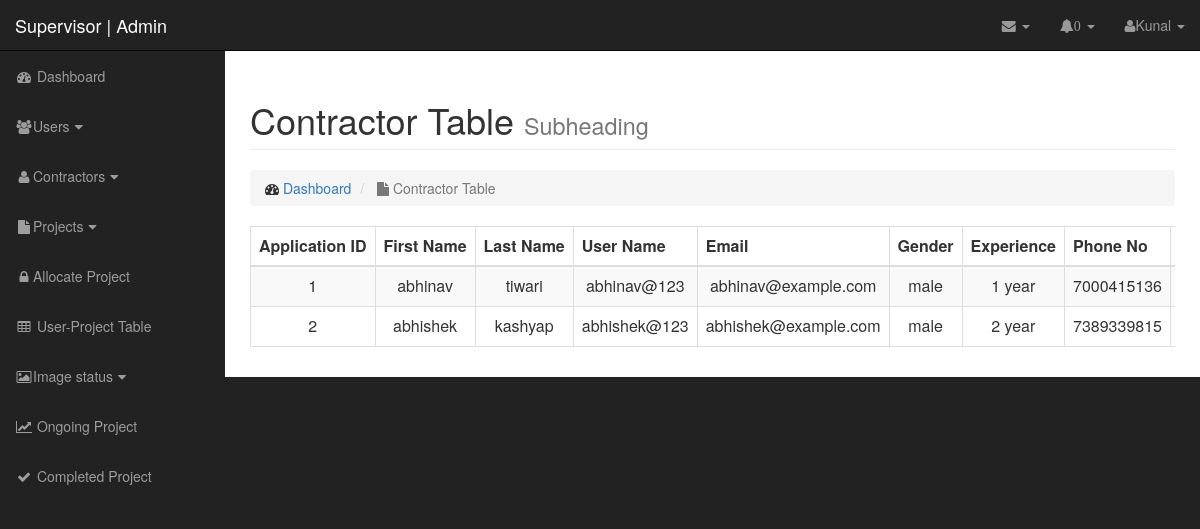
/admin/supervisor/contractors_table.php (signed in), run on the app's committed database.
### tables this page shows
CREATE TABLE `contractor` (
  `id` int(3) NOT NULL,
  `first_name` varchar(200) NOT NULL,
  `last_name` varchar(200) NOT NULL,
  `contractor_user_name` varchar(20) NOT NULL,
  `contractor_password` varchar(20) NOT NULL,
  `contractor_email` varchar(50) NOT NULL,
  `contractor_gender` enum('male','female','other') NOT NULL DEFAULT 'other',
  `contractor_experience` varchar(30) NOT NULL DEFAULT '1 year',
  `contractor_phone` bigint(20) NOT NULL,
  `contractor_state` varchar(50) NOT NULL,
  `contractor_city` varchar(50) NOT NULL,
  `contractor_address` text NOT NULL,
  `contractor_registration` timestamp NOT NULL DEFAULT CURRENT_TIMESTAMP
);

### admin/supervisor/contractors_table.php (the view, shortened to what this page needs)
<?php
if(isset($_SESSION['s_id']))
{
include '../../includes/db.php';
$contractor_select = "SELECT c.id,c.first_name,c.last_name,c.contractor_user_name,c.contractor_email,c.contractor_gender,c.contractor_experience,c.contractor_phone,c.contractor_state,c.contractor_city,c.contractor_address FROM contractor c";
$contractor_select_query = mysqli_query($conn, $contractor_select);
?>
<?php include 'supervisor_head.php'; ?>
<body>
    <div id="wrapper">
        <?php include 'supervisor_dashboard_layout.php'; ?>
        <div id="page-wrapper">
            <div class="container-fluid">
                <div class="row">
                    <div class="col-lg-12">
                        <h1 class="page-header">
                            Contractor Table
                            <small>Subheading</small>
                        </h1>
                        <ol class="breadcrumb">
                            <li>
                                <i class="fa fa-dashboard"></i> <a href="index.php">Dashboard</a>
                            </li>
                            <li class="active">
                                <i class="fa fa-file"></i> Contractor Table
                            </li>
                        </ol>
                        <div style="overflow:scroll;">
                            <table id="dtHorizontalExample" class="table table-striped table-bordered table-sm text-center" cellspacing="0" width="100%">
                                <thead>
                                    <tr>
                                        <th>Application ID</th>
                                        <th>First Name</th>
                                        <th>Last Name</th>
                                        <th>User Name</th>
                                        <th>Email</th>
                                        <th>Gender</th>
                                        <th>Experience</th>
                                        <th>Phone No</th>
                                        <th>State</th>
                                    </tr>
                                </thead>
                                <tbody>
                                    <?php
                                    while ($row = mysqli_fetch_assoc($contractor_select_query)) { ?>
                                        <tr>
                                            <td><?php echo $row['id'];?></td>
                                            <td><?php echo $row['first_name'];?></td>
                                            <td><?php echo $row['last_name'];?></td>
                                            <td><?php echo $row['contractor_user_name'];?></td>
                                            <td><?php echo $row['contractor_email']?></td>
                                            <td><?php echo $row['contractor_gender'];?></td>
                                            <td><?php echo $row['contractor_experience'];?></td>
                                            <td><?php echo $row['contractor_phone'];?></td>
                                            <td><?php echo $row['contractor_state'];?></td>
                                        </tr>
                                    <?php } ?>
                                </tbody>
                            </table>
                        </div>
                    </div>
                </div>
            </div>
        </div>
    </div>
</body>
<?php }
else
{
    header("location:supervisor_login.php");
}
?>

### admin/supervisor/supervisor_head.php (shortened to what this page needs)
<head>
    <link href="css/bootstrap.min.css" rel="stylesheet">
    <link href="css/sb-admin.css" rel="stylesheet">
    <link href="css/style.css" rel="stylesheet" type="text/css">
    <link href="font-awesome/css/fontawesome.min.css" rel="stylesheet" type="text/css">
    <link href="font-awesome/css/font-awesome.min.css" rel="stylesheet" type="text/css">
    <link rel="stylesheet" href="https://cdnjs.cloudflare.com/ajax/libs/magnific-popup.js/1.1.0/magnific-popup.min.css">
</head>

### admin/supervisor/supervisor_dashboard_layout.php (shortened to what this page needs)
<?php
if(isset($_SESSION['s_username']))
{?>
<nav class="navbar navbar-inverse navbar-fixed-top" role="navigation">
    <div class="navbar-header">
        <a class="navbar-brand" href="index.php">Supervisor | Admin</a>
    </div>
    <ul class="nav navbar-right top-nav">
        <li class="dropdown">
            <a href="#" class="dropdown-toggle" data-toggle="dropdown"><i class="fa fa-envelope"></i> <b class="caret"></b></a>
        </li>
        <?php
        include '../../includes/db.php';
        $pending_img = "SELECT ucp.image_verification FROM u_c_p_image ucp where ucp.image_verification='pending'";
        $pending_img_query = mysqli_query($conn, $pending_img);
        ?>
        <li class="dropdown">
            <a href="#" class="dropdown-toggle" data-toggle="dropdown"><i class="fa fa-bell"><?php echo mysqli_num_rows($pending_img_query); ?></i> <b class="caret"></b></a>
        </li>
        <li class="dropdown">
            <a href="#" class="dropdown-toggle" data-toggle="dropdown"><i class="fa fa-user"></i><?php echo $_SESSION['s_username']; ?> <b class="caret"></b></a>
        </li>
    </ul>
    <div class="collapse navbar-collapse navbar-ex1-collapse">
        <ul class="nav navbar-nav side-nav">
            <li>
                <a href="index.php"><i class="fa fa-fw fa-dashboard"></i> Dashboard</a>
            </li>
            <li>
                <a href="javascript:;" data-toggle="collapse" data-target="#user_section"><i class="fa fa-fw fa-users"></i>Users<i class="fa fa-fw fa-caret-down"></i></a>
            </li>
            <li>
                <a href="javascript:;" data-toggle="collapse" data-target="#contractor_section"><i class="fa fa-fw fa-user"></i>Contractors<i class="fa fa-fw fa-caret-down"></i></a>
            </li>
            <li>
                <a href="javascript:;" data-toggle="collapse" data-target="#project"><i class="fa fa-fw fa-file"></i>Projects<i class="fa fa-fw fa-caret-down"></i></a>
            </li>
            <li>
                <a href="assign_project.php"><i class="fa fa-fw fa-lock"></i>Allocate Project</a>
            </li>
            <li>
                <a href="user_project.php"><i class="fa fa-fw fa-table"></i> User-Project Table</a>
            </li>
            <li>
                <a href="javascript:;" data-toggle="collapse" data-target="#verification"><i class="fa fa-fw fa-image"></i>Image status<i class="fa fa-fw fa-caret-down"></i></a>
            </li>
            <li>
                <a href="ongoing_project.php"><i class="fa fa-fw fa-line-chart"></i> Ongoing Project</a>
            </li>
            <li>
                <a href="complete_project.php"><i class="fa fa-fw fa-check"></i> Completed Project</a>
            </li>
        </ul>
    </div>
</nav>
    <?php }
    else {
        header("location:supervisor_login.php");
    }
    ?>

### admin/supervisor/css/sb-admin.css (style rules this page uses)
body { margin-top: 100px; background-color: #222; }
@media (min-width:768px) { body { margin-top: 50px; } }
#wrapper { padding-left: 0; }
#page-wrapper { width: 100%; padding: 0; background-color: #fff; }
@media (min-width:768px) { #wrapper { padding-left: 225px; } }
@media (min-width:768px) { #page-wrapper { padding: 10px; } }
.top-nav { padding: 0 15px; }
.top-nav>li { display: inline-block; float:left; }
.top-nav>li>a { padding-top: 15px; padding-bottom: 15px; line-height: 20px; color: #999; }
@media (min-width:768px) { .side-nav { position: fixed; top: 51px; left: 225px; width: 225px; margin-left: -225px; border: none; border-radius: 0; overflow-y: auto; background-color: #222; } }
@media (min-width:768px) { .side-nav>li>a { width: 225px; } }

### admin/supervisor/css/style.css (style rules this page uses)
#dtHorizontalExample th, td { white-space: nowrap; }

### data on the page
contractor: id "1", first_name "abhinav", last_name "tiwari", contractor_user_name "abhinav@123", contractor_email "abhinav@example.com", contractor_gender "male", contractor_experience "1 year", contractor_phone "7000415136"
contractor: id "2", first_name "abhishek", last_name "kashyap", contractor_user_name "abhishek@123", contractor_email "abhishek@example.com", contractor_gender "male", contractor_experience "2 year", contractor_phone "7389339815"

### other printed values
mysqli_num_rows($pending_img_query) "0"
$_SESSION['s_username'] "Kunal"
